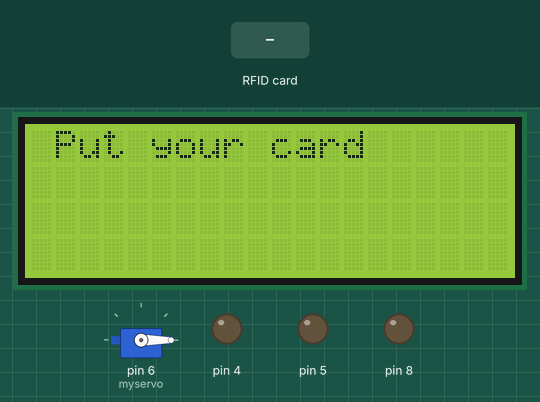
Bench run of a sketch on a simulated Arduino Uno, built with avr-gcc and run on an emulated ATmega328P. On the bench: 20×4 character LCD, servo, output pins drawn as LEDs (lit = HIGH). The test bench sets the inputs (shaded band). Pins used as bus, display or sensor lines are not drawn; what the sketch prints to the serial monitor is not drawn.

Above: at 1.3 s.
1.4 s: RFID card 73 27 98 2F held to the reader
At 2.6 s:
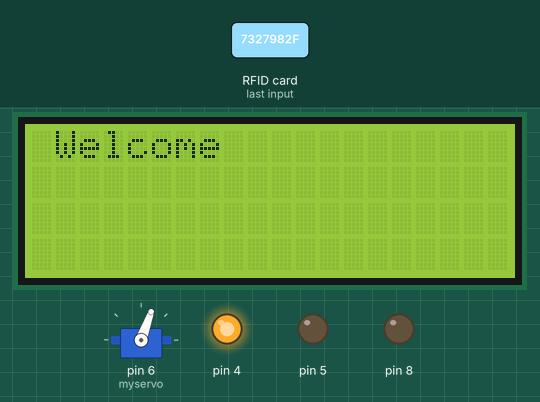
3.4 s: RFID card 5E 7A 19 C4 held to the reader
At 4.9 s:
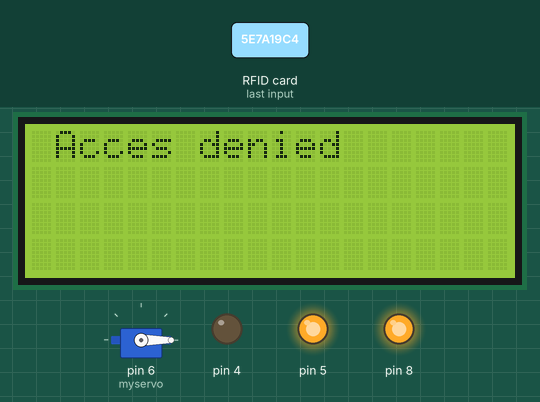
At 6.4 s:
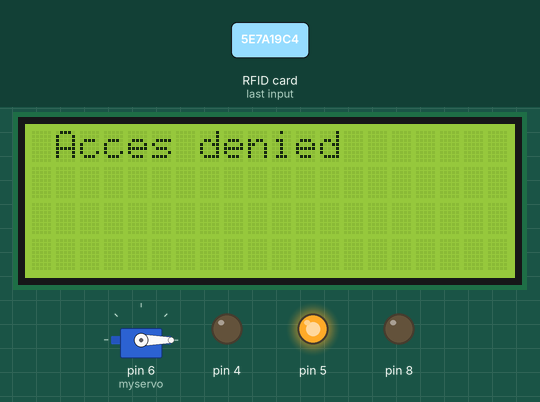
Timing chart, 0 to 7.9 s (numbered marks = the images above; inputs shaded):
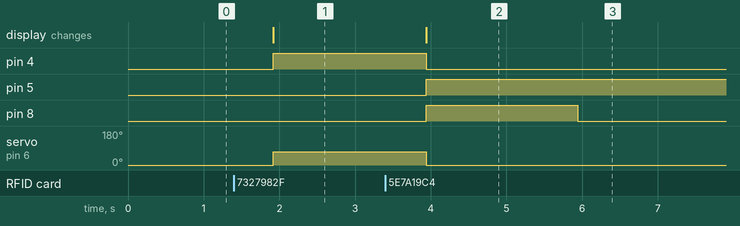

Measured:
- after the input at 1.4 s, pin 4: LOW → HIGH after 0.52 s; servo on pin 6 (myservo): 0° → 70° after 0.52 s; the display: changes after 0.52 s (image 1)
- after the input at 3.4 s, pin 4: HIGH → LOW after 0.54 s; pin 5: LOW → HIGH after 0.54 s; pin 8: LOW → HIGH after 0.54 s, → LOW 2.0 s later; servo on pin 6 (myservo): 70° → 0° after 0.54 s; the display: changes after 0.54 s (image 2)

The sketch:

sketch_may29d.ino
```cpp
#include <Wire.h>
#include <LiquidCrystal_I2C.h>
#include "SPI.h"
#include "MFRC522.h"
#include <Servo.h>
#define SS_PIN 10
#define RST_PIN 9
LiquidCrystal_I2C lcd(0x27,20,4);

Servo myservo;

int yellow_led = 4;
int red_led = 5;

int mic = 8;

MFRC522 rfid(SS_PIN, RST_PIN);

MFRC522::MIFARE_Key key;

void setup() {
  // put your setup code here, to run once:
  lcd.init();
  lcd.backlight();
  Serial.begin(9600);
  SPI.begin();
  rfid.PCD_Init();
  pinMode(4, OUTPUT);
  pinMode(5, OUTPUT);
  pinMode(8, OUTPUT);
  myservo.attach(6);
  myservo.write(0);

  Serial.println("waiting for card...");
  lcd.setCursor(1,0);
  lcd.print("Put your card");
}
void loop() {
  // put your main code here, to run repeatedly:
  if (!rfid.PICC_IsNewCardPresent() || !rfid.PICC_ReadCardSerial())
    return;

  // Serial.print(F("PICC type: "));
  MFRC522::PICC_Type piccType = rfid.PICC_GetType(rfid.uid.sak);
  // Serial.println(rfid.PICC_GetTypeName(piccType));

  // Check is the PICC of Classic MIFARE type
  if (piccType != MFRC522::PICC_TYPE_MIFARE_MINI &&
      piccType != MFRC522::PICC_TYPE_MIFARE_1K &&
      piccType != MFRC522::PICC_TYPE_MIFARE_4K) {
    Serial.println(F("Your tag is not of type MIFARE Classic."));
    return;
  }
  String strID = "";
  for (byte i = 0; i < 4; i++) {
    strID +=
      (rfid.uid.uidByte[i] < 0x10 ? "0" : "") +
      String(rfid.uid.uidByte[i], HEX) +
      (i != 3 ? ":" : "");
  }
  strID.toUpperCase();
  //Serial.print("Tap card key: ");
  //Serial.println(strID);
  delay(500);

  if (strID.indexOf("73:27:98:2F") >= 0) {  //put your own tap card key;   put your own rfid code of the tag in " C6:05:DA:2B "

    lcd.clear();
    Serial.println("**Authorised acces**");
    lcd.setCursor(1,0);
    lcd.print("Welcome");
    digitalWrite(4, HIGH);
    digitalWrite(5, LOW);
    digitalWrite(8, LOW);
    myservo.write(70); //motor moves 70 degree
  }
  else
  {
    lcd.clear();
    Serial.println("**Acces denied**");
    lcd.setCursor(1,0);
    lcd.print("Acces denied");
    digitalWrite(5, HIGH);
    digitalWrite(4, LOW);
    myservo.write(0);
    digitalWrite(8, HIGH);
    delay(2000);
    digitalWrite(8, LOW);

  }

}
```
